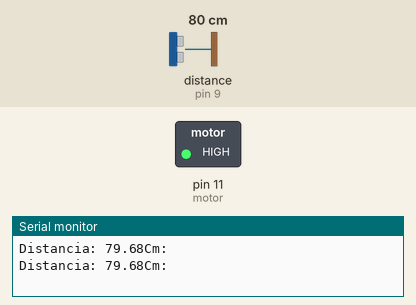
This sketch was run on a simulated Arduino Uno, built with avr-gcc and run on an emulated ATmega328P. Parts: switched loads named in the sketch (green lamp = pin HIGH), the last lines printed to the serial monitor. Wiring (inferred from the names in the program): ultrasonic range finder: trigger pin 8; echo pin 9. The test bench sets the inputs (shaded band); at power-on: distance to the obstacle (sensor on pin 9) 80 cm. The echo pulse lasts 58.3 µs per cm; pins used as bus, display or sensor lines are not drawn.

Above: at 5.8 s.
5.9 s: distance to the obstacle (sensor on pin 9) set to 50 cm
11.9 s: distance to the obstacle (sensor on pin 9) set to 43 cm
At 15.5 s:
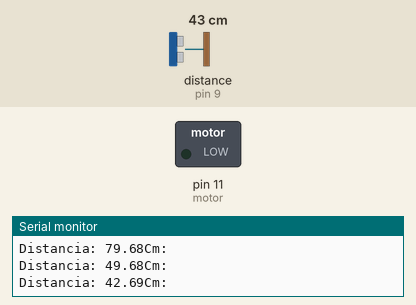
17.9 s: distance to the obstacle (sensor on pin 9) set to 60 cm
At 20.7 s:
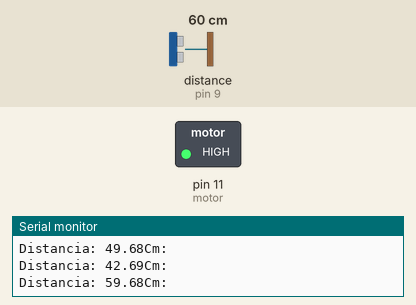
23.9 s: distance to the obstacle (sensor on pin 9) set to 2 cm
At 25.7 s:
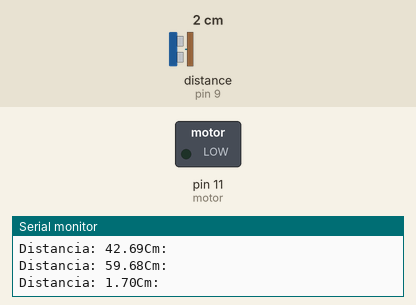
Timing chart, 0 to 27.2 s (numbered marks = the images above; inputs shaded):
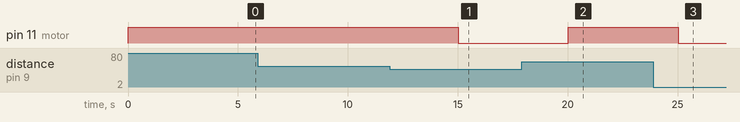

The sketch:

carrinho_com_automatiza_o_para_paradas_programadas1.ino
```cpp
float cm,duracao; // comprimento da onda
const int trig = 8; // transmissao
const int echo = 9; // recepcao

const int motor = 11; // porta 11 utilizada pelos 2 motores

void setup() {
  Serial.begin(9600);
  pinMode(motor, OUTPUT);
  pinMode(trig, OUTPUT);
  pinMode(echo, INPUT);
}

void loop() {
  cm =  distancia(); // distancia em centímetros
  Serial.print("Distancia: ");
  Serial.print(cm);
  Serial.print("Cm: ");
  Serial.println();

  if(cm > 45) { // se a distância captada pelo sensor for maior
    digitalWrite (motor, HIGH); // liga o motor
  }
  else {
    digitalWrite (motor, LOW); // desliga o motor
  }
  delay(5000);
}

// funcao que calcula distancia
float distancia()
{
  // apenas para limpar o pino transmissor, cortar o sinal e aguardar 5us segundos
  // (recomendado p/ melhor funcionamento)
  digitalWrite(trig, LOW);
  delayMicroseconds(5);

  digitalWrite(trig, HIGH); // envio do pulso de ultrassom

  delayMicroseconds(10);  // aguarda 10 microsegundos / tempo para o pulso ir e voltar para a leitura

  digitalWrite(trig, LOW); // desliga o pino que envia para habiliar o pino que recebe

  duracao = pulseIn(echo, HIGH); // calcula a duracao em microsegundos do pulso para ir e voltar

  // velocidade do som 343 m/s -> 34300 cm / 1000000 us -> 0.00343
  float calcDistancia= (duracao/2) * 0.0343; // em centímetro
  if (calcDistancia>=331){ // fora do limite do sensor
      calcDistancia=0;
  }
  return calcDistancia;
}
```

Measured:
- the behaviour switches between 46 and 45 cm on distance to the obstacle (sensor on pin 9) (found by bisection; images 0 and 1)
- after the input at 11.9 s, pin 11 (motor): HIGH → LOW after 3.1 s
- after the input at 17.9 s, pin 11 (motor): LOW → HIGH after 2.1 s
- after the input at 23.9 s, pin 11 (motor): HIGH → LOW after 1.1 s
